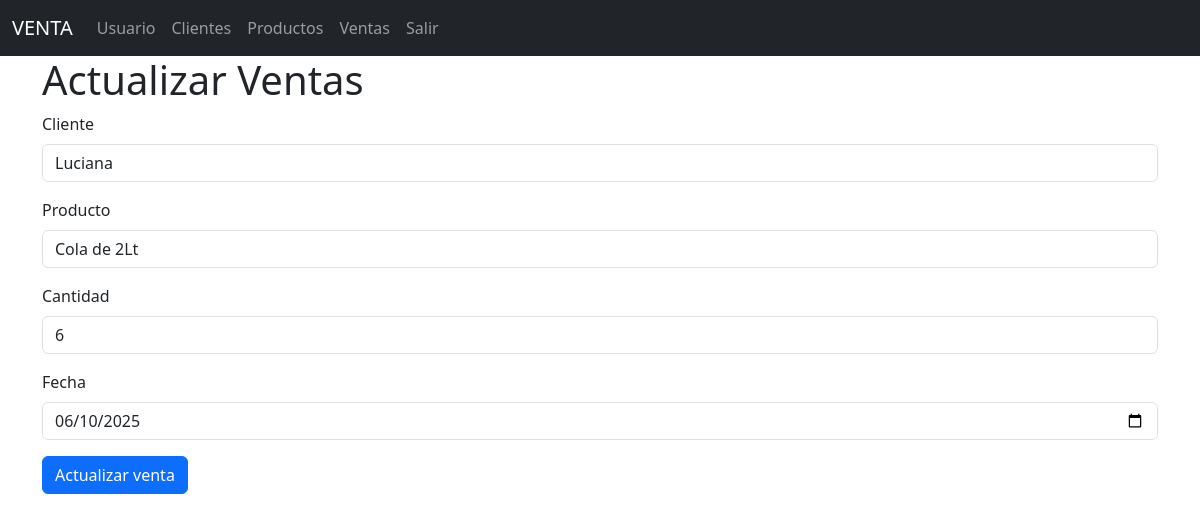
Page /ventas/edit/1 on the earlier database version.
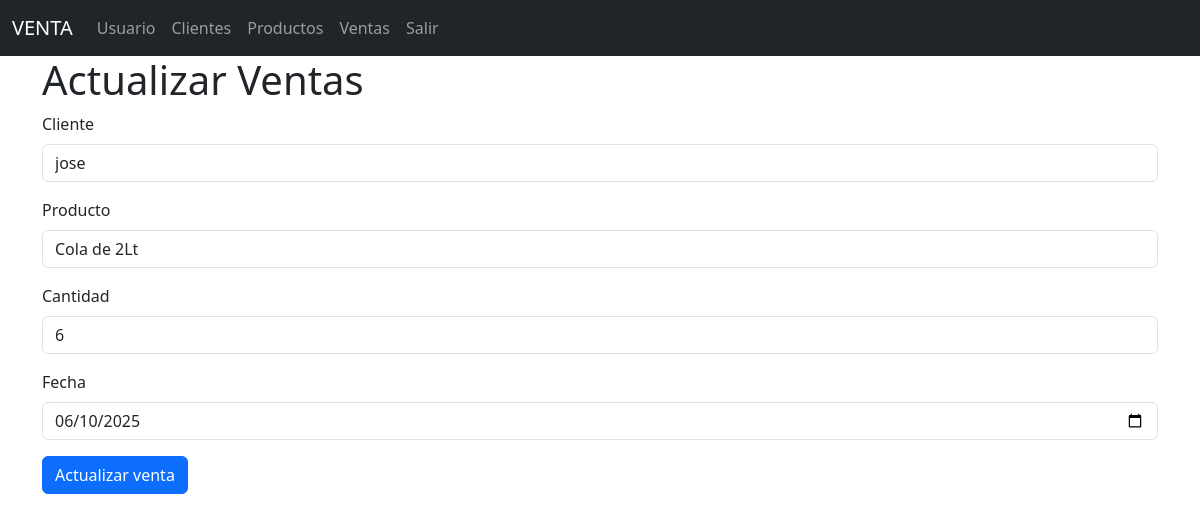
Same page on the later database version.
### models/venta_model.py (models this page shows, shortened)
class Venta(db.Model):
    __tablename__ = "ventas"
    id = db.Column(db.Integer, primary_key=True)
    cliente_id = db.Column(db.Integer, db.ForeignKey('clientes.id'), nullable=False)
    producto_id = db.Column(db.Integer, db.ForeignKey('productos.id'), nullable=False)
    cantidad = db.Column(db.Integer, nullable=False)
    fecha = db.Column(db.DateTime, nullable=False)
    cliente = db.relationship('Cliente', back_populates='ventas')
    producto = db.relationship('Producto', back_populates='ventas')
    @staticmethod
    def get_by_id(id):
        return Venta.query.get(id)

### models/cliente_model.py (models this page shows, shortened)
class Cliente(db.Model):
    __tablename__ = "clientes"
    id = db.Column(db.Integer, primary_key=True)
    nombre = db.Column(db.String(80), nullable=False)
    email = db.Column(db.String(100), nullable=False)
    telefono = db.Column(db.String(20), nullable=False)
    ventas = db.relationship('Venta', back_populates='cliente')

### models/producto_model.py (models this page shows, shortened)
class Producto(db.Model):
    __tablename__ = "productos"
    id = db.Column(db.Integer, primary_key=True)
    descripcion = db.Column(db.String(120), nullable=False)
    precio = db.Column(db.Float(11,2), nullable=False)
    stock = db.Column(db.Integer, nullable=False)
    ventas = db.relationship('Venta', back_populates='producto')

### controllers/venta_controller.py (the view, shortened to what this page needs)
@venta_bp.route("/edit/<int:id>",methods=['GET','POST'])
def edit(id):
    venta = Venta.get_by_id(id)
    clientes = Cliente.query.all()
    productos = Producto.query.all()
    return venta_view.edit(venta,clientes,productos)

### run.py (called while the page is built)
@app.context_processor
def inject_activate_path():
    def is_activate(path):
        return 'activate' if request.path == path else ''
    return dict(is_activate=is_activate)

### views/venta_view.py (called while the page is built)
def edit(venta, clientes, productos):
    return render_template('ventas/edit.html', venta=venta, clientes=clientes, productos=productos)

### templates/ventas/edit.html (shortened to what this page needs)
{% extends 'base.html' %}
{% block content %}
<h1>Actualizar  Ventas</h1>
<form action="{{ url_for('venta.edit',id=venta.id) }}" method="POST">
    <div class="mb-3">
        <label for="" class="form-label">Cliente</label>
        <select name="cliente_id"  class="form-control" required>
            {% for cliente in clientes %}
            <option value="{{cliente.id}}" {% if cliente.id == venta.cliente_id %}
            selected{% endif %}>{{cliente.nombre}}</option>
            {% endfor %}
        </select>
    </div>
    <div class="mb-3">
        <label for="" class="form-label">Producto</label>
        <select name="producto_id"  class="form-control" required>
            {% for producto in productos %}
            <option value="{{producto.id}}"{% if producto.id == venta.producto_id %}
            selected{% endif %}>{{producto.descripcion}}</option>
            {% endfor %}
        </select>
    </div>
     <div class="mb-3">
        <label for="" class="form-label">Cantidad</label>
        <input type="number" class="form-control" name="cantidad" value="{{venta.cantidad}}" required>
    </div>
    <div class="mb-3">
        <label for="" class="form-label">Fecha</label>
        <input type="date" class="form-control" name="fecha" value="{{venta.fecha.strftime('%Y-%m-%d')}}"  required>
    </div>
    <button type="submit" class="btn btn-primary">Actualizar  venta</button>
</form>
{% endblock %}

Differences in the rows shown:
changed through a linked row, Venta "Cola de 2Lt": cliente_id "Luciana" → "jose"
